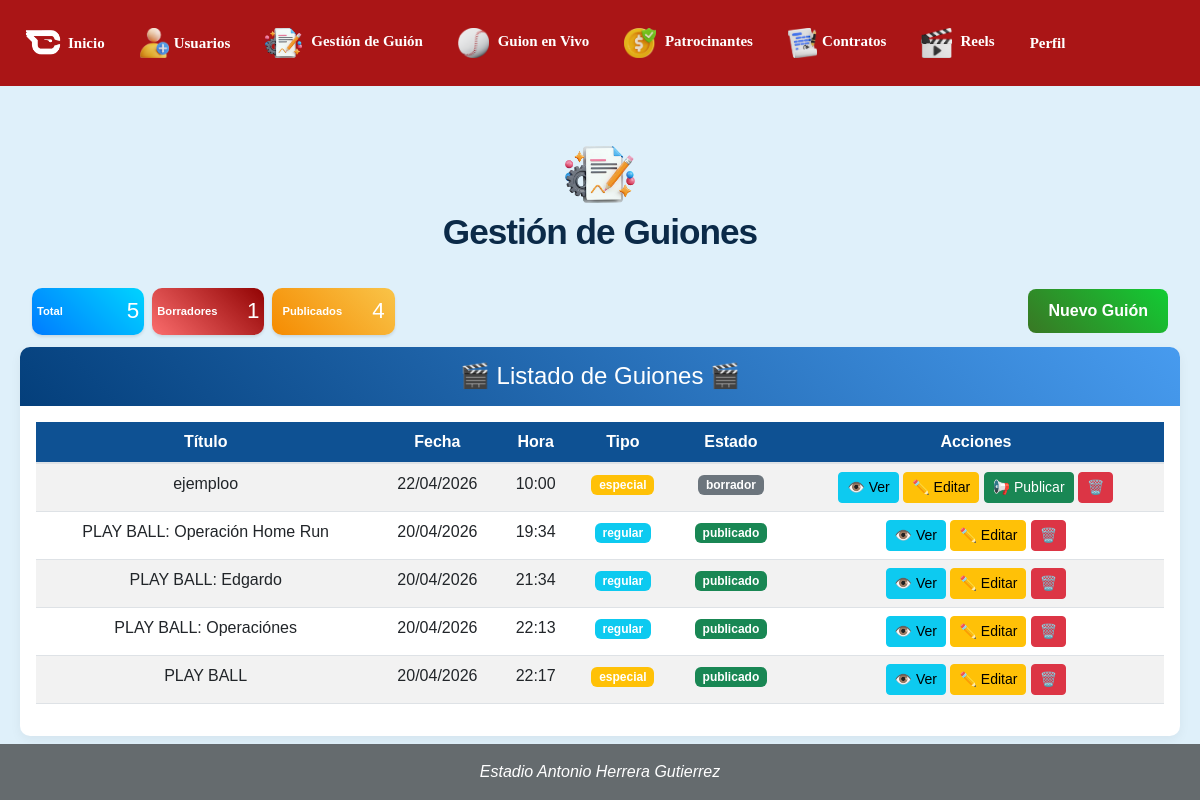
Screenshot of /guiones/ with the database file from the repository.
### app/models/guion_model.py (models this page shows, shortened)
class Guion(db.Model):
    __tablename__ = 'guiones'
    id = db.Column(db.Integer, primary_key=True)
    titulo = db.Column(db.String(200), nullable=False)
    descripcion = db.Column(db.Text)
    fecha_evento = db.Column(db.Date, nullable=False)
    hora_inicio = db.Column(db.Time, nullable=False)
    hora_fin = db.Column(db.Time, nullable=False)
    tiempo_estimado = db.Column(db.Integer, default=30)
    tipo_evento = db.Column(db.String(50), default='regular')
    salida = db.Column(db.Text)  # Lo que se muestra en pantalla
    instrucciones = db.Column(db.Text)  # Instrucciones para trabajadores
    estado = db.Column(db.String(20), default='borrador')
    hash_unico = db.Column(db.String(64), unique=True)
    creado_en = db.Column(db.DateTime, default=datetime.utcnow)
    publicado_en = db.Column(db.DateTime)
    modificado_en = db.Column(db.DateTime, default=datetime.utcnow, onupdate=datetime.utcnow)

### app/controllers/guion_controller.py (the view)
@bp.route('/')
def dashboard():
    guiones = Guion.query.order_by(Guion.fecha_evento.desc(), Guion.hora_inicio).all()
    total = Guion.query.count()
    borradores = Guion.query.filter_by(estado='borrador').count()
    publicados = Guion.query.filter_by(estado='publicado').count()
    return render_template('guion/dashboard.html',
                         guiones=guiones,
                         total=total,
                         borradores=borradores,
                         publicados=publicados)

### app/templates/guion/dashboard.html (shortened to what this page needs)
{% extends "base.html" %}
{% block extra_css %}
<link rel="stylesheet" href="{{ url_for('static', filename='css/G_Guiones.css') }}">
{% endblock %}
{% block content %}
<div class="container text-center mt-4">
    <div class="mb-3">
        <img src="{{ url_for('static', filename='img/guion.png') }}" alt="Usuario" style="width: 70px; margin-bottom: 10px;">
        <p class="titulo">Gestión de Guiones</p>
    </div>
<div class="container-fluid mt-4">
    <div class="row align-items-center margin-10">
        <div class="col-md-4">
            <div class="d-flex gap-2">
                <div class="tarjeta azul">
                    <span>Total</span>
                    <h2>{{ total }}</h2>
                </div>
                <div class="tarjeta amarillo">
                    <span>Borradores</span>
                    <h2>{{ borradores }}</h2>
                </div>
                <div class="tarjeta naranja">
                    <span>Publicados</span>
                    <h2>{{ publicados }}</h2>
                </div>
            </div>
        </div>
        <div class="col-md-3 text-end">
            <a href="{{ url_for('guion.crear') }}" class="btn-nuevo-guion">
                 Nuevo Guión
            </a>
        </div>
        <br><br><br>
    </div>
</div>
<div class="card">
    <div class="card-header">
        <h4 class="mb-0">🎬 Listado de Guiones 🎬</h4>
    </div>
    <div class="card-body">
        {% if guiones %}
        <div class="table-responsive">
            <table class="table table-striped table-hover">
                <thead class="card-thead">
                    <tr>
                        <th>Título</th>
                        <th>Fecha</th>
                        <th>Hora</th>
                        <th>Tipo</th>
                        <th>Estado</th>
                        <th>Acciones</th>
                    </tr>
                </thead>
                <tbody>
                    {% for guion in guiones %}
                    <tr>
                        <td>{{ guion.titulo }}</td>
                        <td>{{ guion.fecha_evento.strftime('%d/%m/%Y') }}</td>
                        <td>{{ guion.hora_inicio.strftime('%H:%M') }}</td>
                        <td>
                            <span class="badge bg-{{ 'info' if guion.tipo_evento == 'regular' else 'danger' if guion.tipo_evento == 'emergencia' else 'warning' }}">
                                {{ guion.tipo_evento }}
                            </span>
                        </td>
                        <td>
                            <span class="badge bg-{{ 'secondary' if guion.estado == 'borrador' else 'success' }}">
                                {{ guion.estado }}
                            </span>
                        </td>
                        <td>
                            <a href="{{ url_for('guion.previsualizar', id=guion.id) }}" class="btn btn-sm btn-info">👁️ Ver</a>
                            <a href="{{ url_for('guion.editar', id=guion.id) }}" class="btn btn-sm btn-warning">✏️ Editar</a>
                            {% if guion.estado == 'borrador' %}
                            <a href="{{ url_for('guion.publicar', id=guion.id) }}" class="btn btn-sm btn-success">📢 Publicar</a>
                            {% endif %}
                            <a href="{{ url_for('guion.eliminar', id=guion.id) }}" class="btn btn-sm btn-danger" onclick="return confirm('¿Eliminar {{ guion.titulo }}?')">🗑️</a>
                        </td>
                    </tr>
                    {% endfor %}
                </tbody>
            </table>
        </div>
        {% else %}
        <div class="alert alert-info">
            No hay guiones creados. ¡Crea el primero!
        </div>
        {% endif %}
    </div>
</div>
{% endblock %}

### app/templates/base.html (shortened to what this page needs)
<!DOCTYPE html>
<html lang="es">
<head>
     {% block extra_css %}{% endblock %}
    <link href="https://cdn.jsdelivr.net/npm/bootstrap@5.3.0/dist/css/bootstrap.min.css" rel="stylesheet">
    <link rel="stylesheet" href="{{ url_for('static', filename='css/estilo.css') }}">
</head>
<body>
<nav class="navbar navbar-expand-lg">
    <div class="container">
        <ul class="navbar-nav d-flex flex-row flex-wrap align-items-center">
            <li class="nav-item me-3">
                <a class="nav-link d-flex align-items-center" href="{{ url_for('dashboard.index') }}">
                    <img class="nav-logo" src="{{ url_for('static', filename='img/Logo-blanco.png') }}" alt="Logo">
                    <span>Inicio</span>
                </a>
            </li>
            <li class="nav-item me-3">
                <a class="nav-link d-flex align-items-center" href="{{ url_for('usuario.dashboard') }}">
                    <img class="nav-icono" src="{{ url_for('static', filename='img/usuario-add.png') }}" alt="Usuarios">
                    <span>Usuarios</span>
                </a>
            </li>
            <li class="nav-item me-3">
                <a class="nav-link" href="{{ url_for('guion.dashboard') }}">
                    <img class="nav-icono" src="{{ url_for('static', filename='img/guion.png') }}" alt="Guion">
                    <span>Gestión de Guión</span>
                    </a>
            </li>
            <li class="nav-item me-3">
                <a class="nav-link" href="#">
                <img class="nav-icono" src="{{ url_for('static', filename='img/pelota.png') }}" alt="Pelota">
                     Guion en Vivo</a>
            </li>
            <li class="nav-item me-3">
                <a class="nav-link" href="#">
                <img class="nav-icono" src="{{ url_for('static', filename='img/Dinero.png') }}" alt="Patrocinantes">
                    Patrocinantes</a>
            </li>
            <li class="nav-item me-3">
                <a class="nav-link" href="#">
                <img class="nav-icono" src="{{ url_for('static', filename='img/Contratos.png') }}" alt="Contratos">Contratos</a>
            </li>
            <li class="nav-item me-3">
                <a class="nav-link" href="#">
                <img class="nav-icono" src="{{ url_for('static', filename='img/Reels.png') }}" alt="Reels"> Reels</a>
            </li>
            <li class="nav-item">
                <a class="nav-link" href="#">Perfil</a>
            </li>
        </ul>
    </div>
</nav>
    <main class="container mt-3">
        {% block content %}{% endblock %}
    </main>
    <footer class="bg text-white text-center py-3 mt-5">
        <p class="mb-0">Estadio Antonio Herrera Gutierrez</p>
    </footer>
</body>
</html>

### app/static/css/G_Guiones.css (style rules this page uses)
.titulo { font-size: 2.2rem; font-weight: 800; color: #0b2a48; letter-spacing: -1px; margin: 0; line-height: 1.1; text-transform: none; }
.btn-nuevo-guion { background: linear-gradient(45deg, #397724, #12cc34); color: white !important; padding: 10px 20px; border-radius: 8px; text-decoration: none; font-weight: bold; display: inline-block; transition: 0.3s; }
.tarjeta { padding: 10px; border-radius: 10px; color: white; min-width: 100px; flex: 1; text-align: center; }
.tarjeta span { font-size: 0.7rem; font-weight: bold; display: block; }
.tarjeta h2 { font-size: 1.4rem; margin: 0; }
.azul { background: linear-gradient(45deg, #007bff, #00d4ff); color: white; padding: 5px; border-radius: 10px; display: flex; justify-content: space-between; align-items: center; box-shadow: 0 2px 3px rgba(0,0,0,0.1); }
.amarillo { background: linear-gradient(45deg,#fb6d6d, #910303); color: white; padding: 5px; border-radius: 10px; display: flex; justify-content: space-between; align-items: center; box-shadow: 0 2px 3px rgba(0,0,0,0.1); }
.naranja { background: linear-gradient(45deg, #f58b01, #f9c449); color: white; padding: 10px; border-radius: 10px; display: flex; justify-content: space-between; align-items: center; box-shadow: 0 2px 3px rgba(0,0,0,0.1); }

### app/static/css/estilo.css (style rules this page uses)
body { font-family: Arial, sans-serif; margin: 0; padding: 0; background-color: #dff0fa; }
.container { max-width: 1200px; margin: 0 auto; padding: 10px; }
.nav-logo { height: 40px; width: auto; vertical-align: middle; margin-right: 5px; }
.nav-icono { height: 30px; width: auto; vertical-align: middle; margin-right: 5px; }
.navbar { background-color: #a70303eb; color: white; padding: 2px; display: flex; align-items: center; padding: 5px 5px; }
.nav-link { color: white; font-family: Georgia, 'Times New Roman', Times, serif; font-size: 15px; font-weight: bold; }
nav ul { list-style: none; margin: 0; padding: 0; display: flex; gap: 3px; align-items: center; }
nav ul li { margin-right: 0px; }
nav ul li a { color: white; text-decoration: none; }
footer { background-color: #272727a8;; color: rgba(14, 1, 1, 0.329); text-align: center; padding: 2px; position: fixed; bottom: 0; width: 100%; font-style: italic; }
main { padding: 20px; margin-bottom: 60px; }
.card-header { background: linear-gradient(45deg, #043f7b, #479bef); color: white; padding: 15px 20px; border-bottom: none; border-radius: 10px 10px 0 0 !important; }
.card-thead th { background-color: #0e5193; color: #ffffff; border-bottom: 2px solid #dee2e6; }
.card { border: none; box-shadow: 0 4px 12px rgba(0,0,0,0.05); border-radius: 10px; }

### rows the page displays
Guion: titulo "ejemploo", fecha_evento "22/04/2026", hora_inicio "10:00", tipo_evento "especial", estado "borrador"
Guion: titulo "PLAY BALL: Operación Home Run", fecha_evento "20/04/2026", hora_inicio "19:34", tipo_evento "regular", estado "publicado"
Guion: titulo "PLAY BALL: Edgardo", fecha_evento "20/04/2026", hora_inicio "21:34", tipo_evento "regular", estado "publicado"
Guion: titulo "PLAY BALL: Operaciónes", fecha_evento "20/04/2026", hora_inicio "22:13", tipo_evento "regular", estado "publicado"
Guion: titulo "PLAY BALL", fecha_evento "20/04/2026", hora_inicio "22:17", tipo_evento "especial", estado "publicado"

### other values shown
{{ total }} "5"
{{ borradores }} "1"
{{ publicados }} "4"
